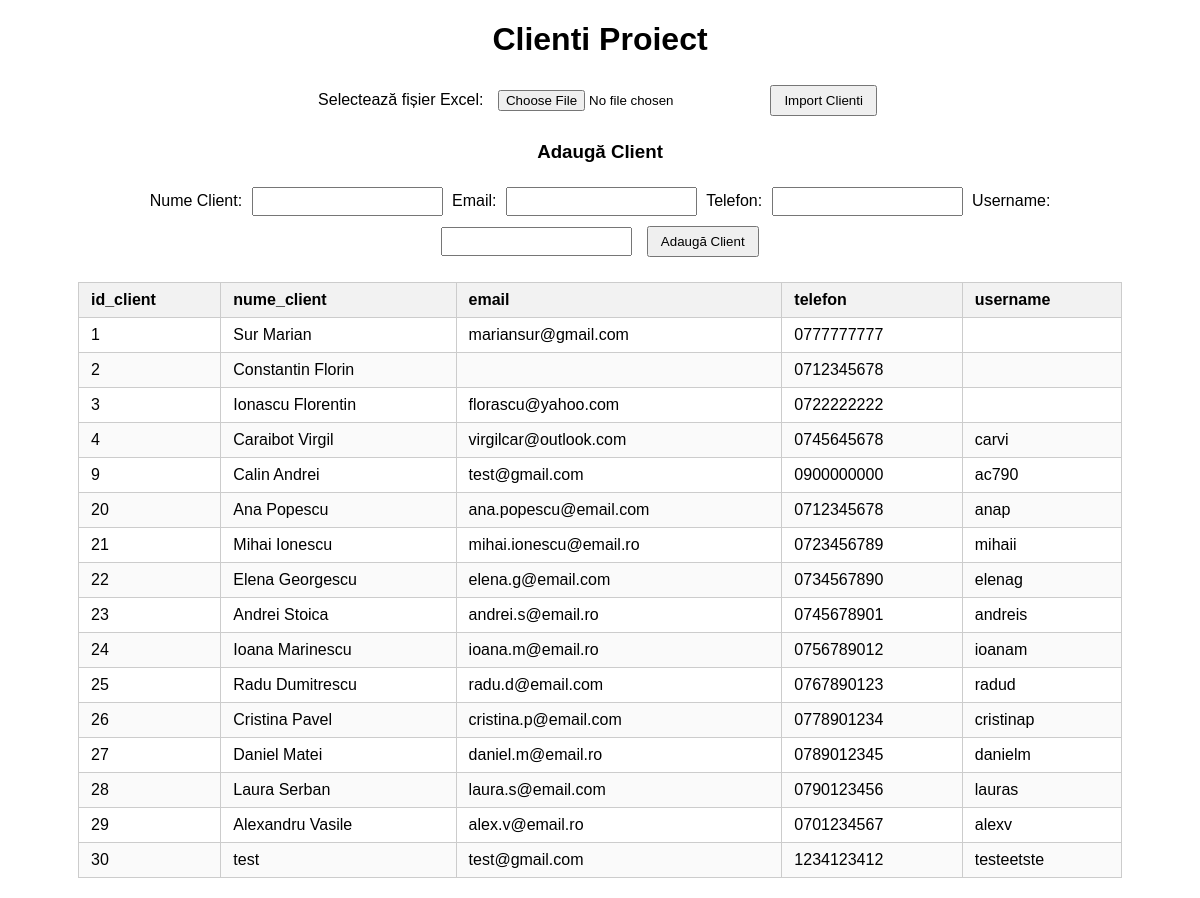
The page /clienti.php on the database its author committed.
### tables this page shows
CREATE TABLE `clientiProiect` (
  `id_client` int NOT NULL AUTO_INCREMENT,
  `nume_client` varchar(50) NOT NULL,
  `email` varchar(50) DEFAULT NULL,
  `telefon` varchar(10) DEFAULT NULL,
  `username` varchar(30) DEFAULT NULL,
  PRIMARY KEY (`id_client`)
);

### clienti.php (the view, shortened to what this page needs)
<?php
$pdo = Database::getInstance()->getConnection();
$stmt = $pdo->query("SELECT * FROM clientiProiect");
$clienti = $stmt->fetchAll(PDO::FETCH_ASSOC);
?>
<!DOCTYPE html>
<html lang="ro">
<head>
</head>
<body>
  <h1>Clienti Proiect</h1>
  <div class="controls">
    <form id="importForm" action="import_clienti.php" method="post" enctype="multipart/form-data">
      <label for="clientiFile">Selectează fișier Excel:</label>
      <input type="file" name="clientiFile" id="clientiFile" accept=".xls,.xlsx" required>
      <button type="submit">Import Clienti</button>
    </form>
  </div>
  <div class="controls">
    <h3>Adaugă Client</h3>
    <form id="addClientForm">
      <label for="nume_client">Nume Client:</label>
      <input type="text" name="nume_client" id="nume_client" required>
      <label for="email">Email:</label>
      <input type="email" name="email" id="email">
      <label for="telefon">Telefon:</label>
      <input type="tel" name="telefon" id="telefon">
      <label for="username">Username:</label>
      <input type="text" name="username" id="username">
      <button type="submit">Adaugă Client</button>
    </form>
  </div>
  <table>
    <thead>
      <tr>
        <?php
        if (count($clienti) > 0) {
            foreach (array_keys($clienti[0]) as $coloana) {
                echo "<th>" . htmlspecialchars($coloana ?? '') . "</th>";
            }
        } else {
            echo "<th>Nu există date</th>";
        }
        ?>
      </tr>
    </thead>
    <tbody id="clientTableBody">
      <?php
      if (count($clienti) > 0) {
          foreach ($clienti as $client) {
              echo "<tr>";
              foreach ($client as $valoare) {
                  echo "<td>" . htmlspecialchars($valoare ?? '') . "</td>";
              }
              echo "</tr>";
          }
      } else {
          echo "<tr><td colspan='100%'>Nu se găsesc clienți în baza de date.</td></tr>";
      }
      ?>
    </tbody>
  </table>
</body>
</html>

### clienti.php (style rules this page uses)
body { font-family: Arial, sans-serif; margin: 20px; }
h1 { text-align: center; }
.controls { margin: 20px auto; width: 90%; text-align: center; }
.controls input[type="text"], .controls input[type="email"], .controls input[type="tel"], .controls input[type="file"] { padding: 5px; margin: 5px; }
.controls button { padding: 6px 12px; margin: 5px; }
table { border-collapse: collapse; width: 90%; margin: auto; }
th, td { border: 1px solid #ccc; padding: 8px 12px; text-align: left; }
th { background-color: #f2f2f2; }
tr:nth-child(even) { background-color: #fafafa; }

### rows shown on the page
clientiproiect: id_client "1", nume_client "Sur Marian", email "mariansur@gmail.com", telefon "0777777777"
clientiproiect: id_client "2", nume_client "Constantin Florin", telefon "0712345678"
clientiproiect: id_client "3", nume_client "Ionascu Florentin", email "florascu@yahoo.com", telefon "0722222222"
clientiproiect: id_client "4", nume_client "Caraibot Virgil", email "virgilcar@outlook.com", telefon "0745645678", username "carvi"
clientiproiect: id_client "9", nume_client "Calin Andrei", email "test@gmail.com", telefon "0900000000", username "ac790"
clientiproiect: id_client "20", nume_client "Ana Popescu", email "ana.popescu@email.com", telefon "0712345678", username "anap"
clientiproiect: id_client "21", nume_client "Mihai Ionescu", email "mihai.ionescu@email.ro", telefon "0723456789", username "mihaii"
clientiproiect: id_client "22", nume_client "Elena Georgescu", email "elena.g@email.com", telefon "0734567890", username "elenag"
clientiproiect: id_client "23", nume_client "Andrei Stoica", email "andrei.s@email.ro", telefon "0745678901", username "andreis"
clientiproiect: id_client "24", nume_client "Ioana Marinescu", email "ioana.m@email.ro", telefon "0756789012", username "ioanam"
clientiproiect: id_client "25", nume_client "Radu Dumitrescu", email "radu.d@email.com", telefon "0767890123", username "radud"
clientiproiect: id_client "26", nume_client "Cristina Pavel", email "cristina.p@email.com", telefon "0778901234", username "cristinap"
clientiproiect: id_client "27", nume_client "Daniel Matei", email "daniel.m@email.ro", telefon "0789012345", username "danielm"
clientiproiect: id_client "28", nume_client "Laura Serban", email "laura.s@email.com", telefon "0790123456", username "lauras"
clientiproiect: id_client "29", nume_client "Alexandru Vasile", email "alex.v@email.ro", telefon "0701234567", username "alexv"
clientiproiect: id_client "30", nume_client "test", email "test@gmail.com", telefon "1234123412", username "testeetste"

### other values the page prints
$coloana "id_client"
$coloana "nume_client"
$coloana "email"
$coloana "telefon"
$coloana "username"
